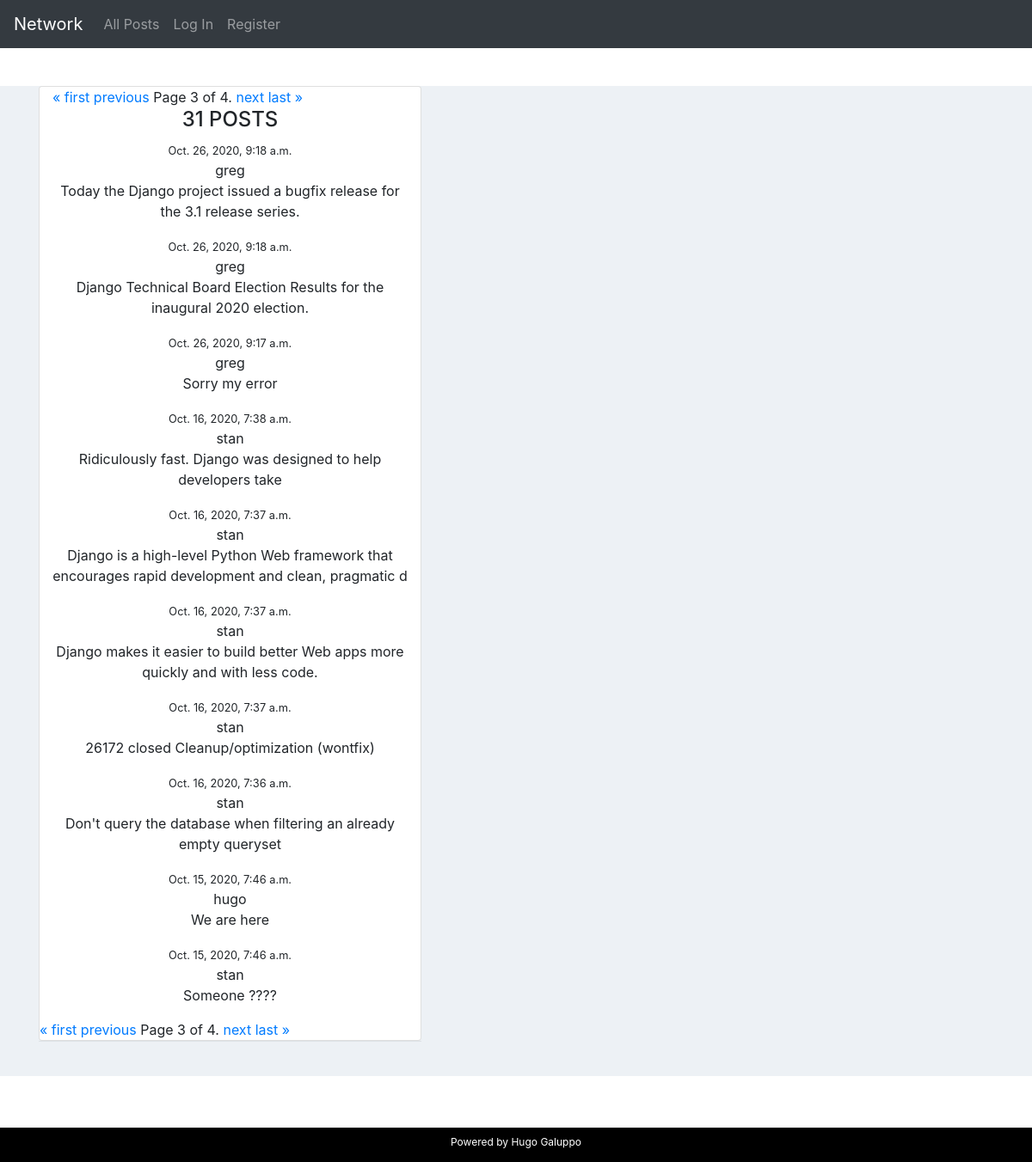
/?page=3, run on the app's committed database.
### network/models.py (models this page shows, shortened)
class Post (models.Model):
    author = models.ForeignKey("Profile", on_delete=models.CASCADE, related_name="author") #profile.author
    content = models.CharField(max_length=100)
    date = models.DateTimeField(auto_now=True)
    likes = models.ManyToManyField("User",related_name="likes", blank = True) #user.likes
    class Meta:
        ordering = ('-date', )

class Profile(models.Model):
    user = models.OneToOneField("User", on_delete=models.CASCADE, related_name="user") # user.user
    title = models.CharField(max_length=100, blank=True)
    followers = models.ManyToManyField("User",related_name="is_following", blank=True)     # user.is_following.all()

class User(AbstractUser):
    pass

### network/views.py (the view)
# urls.py: path("", views.index, name="index"),
def index(request):
    allPosts = Post.objects.all()
    paginator = Paginator(allPosts, 10) # Show 10 posts per page.
    page_number = request.GET.get('page') # 10
    page_obj = paginator.get_page(page_number)
    if request.method == 'POST':
        form = PostForm(request.POST, request.user)
        if form.is_valid():
            instance = form.save(commit=False)
            instance.user = request.user
            author = request.user
            if not request.user == instance.user:
                raise Http404
            content = request.POST["content"]
            new_post = Post(author = Profile.objects.get(user = author), content = content )
            new_post.save()
            return HttpResponseRedirect(reverse("index"))
    else:
        form = PostForm()
    return render(request, "network/index.html", {'form': form, 'allPosts': allPosts, 'page_obj': page_obj})

### network/templates/network/index.html (shortened to what this page needs)
{% extends "network/layout.html" %}
{% load static %}
{% block body %}
<div class="container">
  <div class="row">
      <div class="col-md-12 col-lg-5">
          <div class="card">
                      <div class="col text-center">
                              <div class="pagination">
                                <span class="step-links">
                                    {% if page_obj.has_previous %}
                                        <a href="?page=1">&laquo; first</a>
                                        <a href="?page={{ page_obj.previous_page_number }}">previous</a>
                                    {% endif %}
                                    <span class="current">
                                        Page {{ page_obj.number }} of {{ page_obj.paginator.num_pages }}.
                                    </span>
                                    {% if page_obj.has_next %}
                                        <a href="?page={{ page_obj.next_page_number }}">next</a>
                                        <a href="?page={{ page_obj.paginator.num_pages }}">last &raquo;</a>
                                    {% endif %}
                                </span>
                            </div>
                          <h4 class="text-uppercase">
                            {{allPosts.count }} Posts</h4>
                          {% for post in page_obj %}
                              <small> {{post.date}} </small>
                              <div id='{{ post.id }}' class="media-body">
                                    {{post.author.user}}</h4></a>
                                <p id='content'>{{post.content}}</p>
                              </div>
                          {% endfor %}
                      </div>
                      <div class="pagination">
                        <span class="step-links">
                            {% if page_obj.has_previous %}
                                <a href="?page=1">&laquo; first</a>
                                <a href="?page={{ page_obj.previous_page_number }}">previous</a>
                            {% endif %}
                            <span class="current">
                                Page {{ page_obj.number }} of {{ page_obj.paginator.num_pages }}.
                            </span>
                            {% if page_obj.has_next %}
                                <a href="?page={{ page_obj.next_page_number }}">next</a>
                                <a href="?page={{ page_obj.paginator.num_pages }}">last &raquo;</a>
                            {% endif %}
                        </span>
                    </div>
              </div>
              <div class="card-body border-top">
{% endblock %}

### network/static/network/styles.css (style rules this page uses)
body { background: #edf1f5; margin-top:20px; }
.card { position: relative; display: flex; flex-direction: column; min-width: 0; word-wrap: break-word; background-color: #fff; background-clip: border-box; border: 0 solid transparent; border-radius: 0; }

### data on the page
Post: date "Oct. 26, 2020, 9:18 a.m.", author.user "greg", content "Today the Django project issued a bugfix release for the 3.1 release series."
Post: date "Oct. 26, 2020, 9:18 a.m.", author.user "greg", content "Django Technical Board Election Results for the inaugural 2020 election."
Post: date "Oct. 26, 2020, 9:17 a.m.", author.user "greg", content "Sorry my error"
Post: date "Oct. 16, 2020, 7:38 a.m.", author.user "stan", content "Ridiculously fast. Django was designed to help developers take"
Post: date "Oct. 16, 2020, 7:37 a.m.", author.user "stan", content "Django is a high-level Python Web framework that encourages rapid development and clean, pragmatic d"
Post: date "Oct. 16, 2020, 7:37 a.m.", author.user "stan", content "Django makes it easier to build better Web apps more quickly and with less code."
Post: date "Oct. 16, 2020, 7:37 a.m.", author.user "stan", content "26172 closed Cleanup/optimization (wontfix)"
Post: date "Oct. 16, 2020, 7:36 a.m.", author.user "stan", content "Don't query the database when filtering an already empty queryset"
Post: date "Oct. 15, 2020, 7:46 a.m.", author.user "hugo", content "We are here"
Post: date "Oct. 15, 2020, 7:46 a.m.", author.user "stan", content "Someone ????"

### other printed values
{{ page_obj.number }} "3"
{{ page_obj.paginator.num_pages }} "4"
{{ allPosts.count }} "31"
